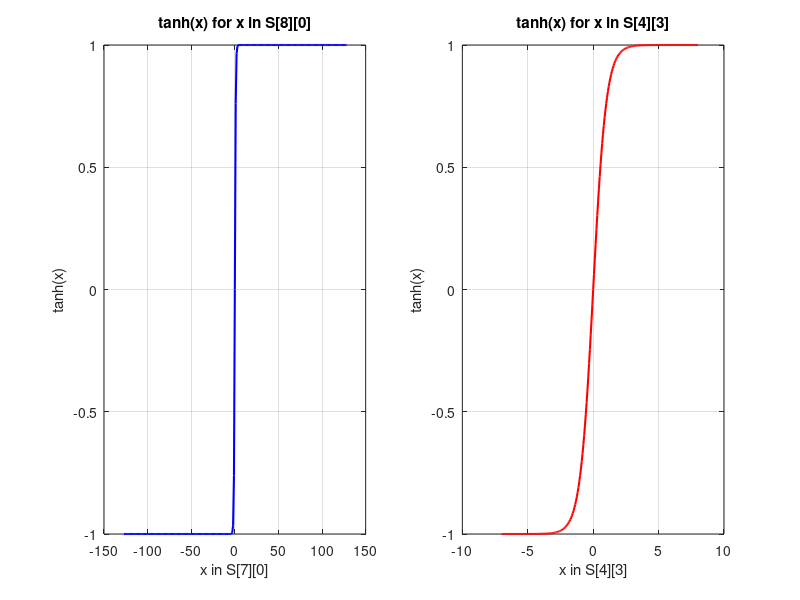

MATLAB code for this plot:
clc; clear; close all;

N = 2^8; % Number of points

% First case: x in S[7][0], i.e., x spans from 0 to 255 in integer steps
x1 = -2^7+1:1:2^7;
y1 = tanh(x1);

% Second case: x in S[4][4], i.e., x spans from 3 to 3 + 255/8 in 1/8 steps
x2 = -2^3+1:1/2^4:2^3;
y2 = tanh(x2);

% Create figure and set size (Width x Height in pixels)
figure('Position', [100, 100, 800, 200]); % [left, bottom, width, height]

% Plotting
subplot(1,2,1);
plot(x1, y1, 'b', 'LineWidth', 1.5);
xlabel('x in S[7][0]');
ylabel('tanh(x)');
title('tanh(x) for x in S[8][0]');
grid on;

subplot(1,2,2);
plot(x2, y2, 'r', 'LineWidth', 1.5);
xlabel('x in S[4][3]');
ylabel('tanh(x)');
title('tanh(x) for x in S[4][3]');
grid on;
